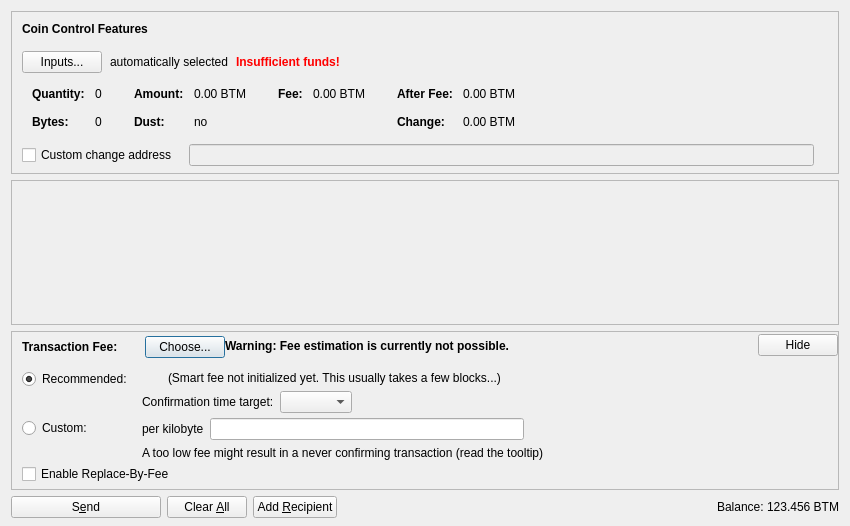
<?xml version="1.0" encoding="UTF-8"?>
<ui version="4.0">
 <class>SendCoinsDialog</class>
 <widget class="QDialog" name="SendCoinsDialog">
  <property name="geometry">
   <rect>
    <x>0</x>
    <y>0</y>
    <width>850</width>
    <height>526</height>
   </rect>
  </property>
  <property name="windowTitle">
   <string>Send Coins</string>
  </property>
  <layout class="QVBoxLayout" name="verticalLayout" stretch="0,1,0,0">
   <property name="bottomMargin">
    <number>8</number>
   </property>
   <item>
    <widget class="QFrame" name="frameCoinControl">
     <property name="sizePolicy">
      <sizepolicy hsizetype="Expanding" vsizetype="Expanding">
       <horstretch>0</horstretch>
       <verstretch>0</verstretch>
      </sizepolicy>
     </property>
     <property name="maximumSize">
      <size>
       <width>16777215</width>
       <height>16777215</height>
      </size>
     </property>
     <property name="frameShape">
      <enum>QFrame::StyledPanel</enum>
     </property>
     <property name="frameShadow">
      <enum>QFrame::Sunken</enum>
     </property>
     <layout class="QVBoxLayout" name="verticalLayoutCoinControl2">
      <property name="spacing">
       <number>0</number>
      </property>
      <property name="leftMargin">
       <number>0</number>
      </property>
      <property name="topMargin">
       <number>0</number>
      </property>
      <property name="rightMargin">
       <number>0</number>
      </property>
      <property name="bottomMargin">
       <number>6</number>
      </property>
      <item>
       <layout class="QVBoxLayout" name="verticalLayoutCoinControl" stretch="0,0,0,0,1">
        <property name="spacing">
         <number>0</number>
        </property>
        <property name="leftMargin">
         <number>10</number>
        </property>
        <property name="topMargin">
         <number>10</number>
        </property>
        <item>
         <layout class="QHBoxLayout" name="horizontalLayoutCoinControl1">
          <property name="bottomMargin">
           <number>15</number>
          </property>
          <item>
           <widget class="QLabel" name="labelCoinControlFeatures">
            <property name="sizePolicy">
             <sizepolicy hsizetype="Preferred" vsizetype="Maximum">
              <horstretch>0</horstretch>
              <verstretch>0</verstretch>
             </sizepolicy>
            </property>
            <property name="font">
             <font>
              <weight>75</weight>
              <bold>true</bold>
             </font>
            </property>
            <property name="styleSheet">
             <string notr="true">font-weight:bold;</string>
            </property>
            <property name="text">
             <string>Coin Control Features</string>
            </property>
           </widget>
          </item>
         </layout>
        </item>
        <item>
         <layout class="QHBoxLayout" name="horizontalLayoutCoinControl2" stretch="0,0,0,0">
          <property name="spacing">
           <number>8</number>
          </property>
          <property name="bottomMargin">
           <number>10</number>
          </property>
          <item>
           <widget class="QPushButton" name="pushButtonCoinControl">
            <property name="styleSheet">
             <string notr="true"/>
            </property>
            <property name="text">
             <string>Inputs...</string>
            </property>
            <property name="autoDefault">
             <bool>false</bool>
            </property>
           </widget>
          </item>
          <item>
           <widget class="QLabel" name="labelCoinControlAutomaticallySelected">
            <property name="text">
             <string>automatically selected</string>
            </property>
            <property name="margin">
             <number>5</number>
            </property>
           </widget>
          </item>
          <item>
           <widget class="QLabel" name="labelCoinControlInsuffFunds">
            <property name="font">
             <font>
              <weight>75</weight>
              <bold>true</bold>
             </font>
            </property>
            <property name="styleSheet">
             <string notr="true">color:red;font-weight:bold;</string>
            </property>
            <property name="text">
             <string>Insufficient funds!</string>
            </property>
            <property name="margin">
             <number>5</number>
            </property>
           </widget>
          </item>
          <item>
           <spacer name="horizontalSpacerCoinControl">
            <property name="orientation">
             <enum>Qt::Horizontal</enum>
            </property>
            <property name="sizeHint" stdset="0">
             <size>
              <width>40</width>
              <height>1</height>
             </size>
            </property>
           </spacer>
          </item>
         </layout>
        </item>
        <item>
         <widget class="QWidget" name="widgetCoinControl" native="true">
          <property name="sizePolicy">
           <sizepolicy hsizetype="Preferred" vsizetype="Preferred">
            <horstretch>0</horstretch>
            <verstretch>0</verstretch>
           </sizepolicy>
          </property>
          <property name="minimumSize">
           <size>
            <width>0</width>
            <height>0</height>
           </size>
          </property>
          <property name="styleSheet">
           <string notr="true"/>
          </property>
          <layout class="QHBoxLayout" name="horizontalLayoutCoinControl5">
           <property name="leftMargin">
            <number>0</number>
           </property>
           <property name="topMargin">
            <number>0</number>
           </property>
           <property name="rightMargin">
            <number>0</number>
           </property>
           <property name="bottomMargin">
            <number>0</number>
           </property>
           <item>
            <layout class="QHBoxLayout" name="horizontalLayoutCoinControl3" stretch="0,0,0,1">
             <property name="spacing">
              <number>20</number>
             </property>
             <property name="topMargin">
              <number>0</number>
             </property>
             <property name="bottomMargin">
              <number>10</number>
             </property>
             <item>
              <layout class="QFormLayout" name="formLayoutCoinControl1">
               <property name="horizontalSpacing">
                <number>10</number>
               </property>
               <property name="verticalSpacing">
                <number>14</number>
               </property>
               <property name="leftMargin">
                <number>10</number>
               </property>
               <property name="topMargin">
                <number>4</number>
               </property>
               <property name="rightMargin">
                <number>6</number>
               </property>
               <item row="0" column="0">
                <widget class="QLabel" name="labelCoinControlQuantityText">
                 <property name="font">
                  <font>
                   <weight>75</weight>
                   <bold>true</bold>
                  </font>
                 </property>
                 <property name="text">
                  <string>Quantity:</string>
                 </property>
                 <property name="margin">
                  <number>0</number>
                 </property>
                </widget>
               </item>
               <item row="0" column="1">
                <widget class="QLabel" name="labelCoinControlQuantity">
                 <property name="cursor">
                  <cursorShape>IBeamCursor</cursorShape>
                 </property>
                 <property name="contextMenuPolicy">
                  <enum>Qt::ActionsContextMenu</enum>
                 </property>
                 <property name="text">
                  <string notr="true">0</string>
                 </property>
                 <property name="margin">
                  <number>0</number>
                 </property>
                 <property name="textInteractionFlags">
                  <set>Qt::LinksAccessibleByMouse|Qt::TextSelectableByKeyboard|Qt::TextSelectableByMouse</set>
                 </property>
                </widget>
               </item>
               <item row="1" column="0">
                <widget class="QLabel" name="labelCoinControlBytesText">
                 <property name="font">
                  <font>
                   <weight>75</weight>
                   <bold>true</bold>
                  </font>
                 </property>
                 <property name="text">
                  <string>Bytes:</string>
                 </property>
                </widget>
               </item>
               <item row="1" column="1">
                <widget class="QLabel" name="labelCoinControlBytes">
                 <property name="cursor">
                  <cursorShape>IBeamCursor</cursorShape>
                 </property>
                 <property name="contextMenuPolicy">
                  <enum>Qt::ActionsContextMenu</enum>
                 </property>
                 <property name="text">
                  <string notr="true">0</string>
                 </property>
                 <property name="textInteractionFlags">
                  <set>Qt::LinksAccessibleByMouse|Qt::TextSelectableByKeyboard|Qt::TextSelectableByMouse</set>
                 </property>
                </widget>
               </item>
              </layout>
             </item>
             <item>
              <layout class="QFormLayout" name="formLayoutCoinControl2">
               <property name="horizontalSpacing">
                <number>10</number>
               </property>
               <property name="verticalSpacing">
                <number>14</number>
               </property>
               <property name="leftMargin">
                <number>6</number>
               </property>
               <property name="topMargin">
                <number>4</number>
               </property>
               <property name="rightMargin">
                <number>6</number>
               </property>
               <item row="0" column="0">
                <widget class="QLabel" name="labelCoinControlAmountText">
                 <property name="font">
                  <font>
                   <weight>75</weight>
                   <bold>true</bold>
                  </font>
                 </property>
                 <property name="text">
                  <string>Amount:</string>
                 </property>
                 <property name="margin">
                  <number>0</number>
                 </property>
                </widget>
               </item>
               <item row="0" column="1">
                <widget class="QLabel" name="labelCoinControlAmount">
                 <property name="cursor">
                  <cursorShape>IBeamCursor</cursorShape>
                 </property>
                 <property name="contextMenuPolicy">
                  <enum>Qt::ActionsContextMenu</enum>
                 </property>
                 <property name="text">
                  <string notr="true">0.00 BTM</string>
                 </property>
                 <property name="textInteractionFlags">
                  <set>Qt::LinksAccessibleByMouse|Qt::TextSelectableByKeyboard|Qt::TextSelectableByMouse</set>
                 </property>
                </widget>
               </item>
               <item row="1" column="0">
                <widget class="QLabel" name="labelCoinControlLowOutputText">
                 <property name="font">
                  <font>
                   <weight>75</weight>
                   <bold>true</bold>
                  </font>
                 </property>
                 <property name="text">
                  <string>Dust:</string>
                 </property>
                </widget>
               </item>
               <item row="1" column="1">
                <widget class="QLabel" name="labelCoinControlLowOutput">
                 <property name="cursor">
                  <cursorShape>IBeamCursor</cursorShape>
                 </property>
                 <property name="contextMenuPolicy">
                  <enum>Qt::ActionsContextMenu</enum>
                 </property>
                 <property name="text">
                  <string notr="true">no</string>
                 </property>
                 <property name="textInteractionFlags">
                  <set>Qt::LinksAccessibleByMouse|Qt::TextSelectableByKeyboard|Qt::TextSelectableByMouse</set>
                 </property>
                </widget>
               </item>
              </layout>
             </item>
             <item>
              <layout class="QFormLayout" name="formLayoutCoinControl3">
               <property name="horizontalSpacing">
                <number>10</number>
               </property>
               <property name="verticalSpacing">
                <number>14</number>
               </property>
               <property name="leftMargin">
                <number>6</number>
               </property>
               <property name="topMargin">
                <number>4</number>
               </property>
               <property name="rightMargin">
                <number>6</number>
               </property>
               <item row="0" column="0">
                <widget class="QLabel" name="labelCoinControlFeeText">
                 <property name="font">
                  <font>
                   <weight>75</weight>
                   <bold>true</bold>
                  </font>
                 </property>
                 <property name="text">
                  <string>Fee:</string>
                 </property>
                 <property name="margin">
                  <number>0</number>
                 </property>
                </widget>
               </item>
               <item row="0" column="1">
                <widget class="QLabel" name="labelCoinControlFee">
                 <property name="cursor">
                  <cursorShape>IBeamCursor</cursorShape>
                 </property>
                 <property name="contextMenuPolicy">
                  <enum>Qt::ActionsContextMenu</enum>
                 </property>
                 <property name="text">
                  <string notr="true">0.00 BTM</string>
                 </property>
                 <property name="textInteractionFlags">
                  <set>Qt::LinksAccessibleByMouse|Qt::TextSelectableByKeyboard|Qt::TextSelectableByMouse</set>
                 </property>
                </widget>
               </item>
              </layout>
             </item>
             <item>
              <layout class="QFormLayout" name="formLayoutCoinControl4">
               <property name="horizontalSpacing">
                <number>10</number>
               </property>
               <property name="verticalSpacing">
                <number>14</number>
               </property>
               <property name="leftMargin">
                <number>6</number>
               </property>
               <property name="topMargin">
                <number>4</number>
               </property>
               <property name="rightMargin">
                <number>6</number>
               </property>
               <item row="0" column="0">
                <widget class="QLabel" name="labelCoinControlAfterFeeText">
                 <property name="font">
                  <font>
                   <weight>75</weight>
                   <bold>true</bold>
                  </font>
                 </property>
                 <property name="text">
                  <string>After Fee:</string>
                 </property>
                 <property name="margin">
                  <number>0</number>
                 </property>
                </widget>
               </item>
               <item row="0" column="1">
                <widget class="QLabel" name="labelCoinControlAfterFee">
                 <property name="cursor">
                  <cursorShape>IBeamCursor</cursorShape>
                 </property>
                 <property name="contextMenuPolicy">
                  <enum>Qt::ActionsContextMenu</enum>
                 </property>
                 <property name="text">
                  <string notr="true">0.00 BTM</string>
                 </property>
                 <property name="textInteractionFlags">
                  <set>Qt::LinksAccessibleByMouse|Qt::TextSelectableByKeyboard|Qt::TextSelectableByMouse</set>
                 </property>
                </widget>
               </item>
               <item row="1" column="0">
                <widget class="QLabel" name="labelCoinControlChangeText">
                 <property name="font">
                  <font>
                   <weight>75</weight>
                   <bold>true</bold>
                  </font>
                 </property>
                 <property name="text">
                  <string>Change:</string>
                 </property>
                </widget>
               </item>
               <item row="1" column="1">
                <widget class="QLabel" name="labelCoinControlChange">
                 <property name="cursor">
                  <cursorShape>IBeamCursor</cursorShape>
                 </property>
                 <property name="contextMenuPolicy">
                  <enum>Qt::ActionsContextMenu</enum>
                 </property>
                 <property name="text">
                  <string notr="true">0.00 BTM</string>
                 </property>
                 <property name="textInteractionFlags">
                  <set>Qt::LinksAccessibleByMouse|Qt::TextSelectableByKeyboard|Qt::TextSelectableByMouse</set>
                 </property>
                </widget>
               </item>
              </layout>
             </item>
            </layout>
           </item>
          </layout>
         </widget>
        </item>
        <item>
         <layout class="QHBoxLayout" name="horizontalLayoutCoinControl4" stretch="0,0,0">
          <property name="spacing">
           <number>12</number>
          </property>
          <property name="sizeConstraint">
           <enum>QLayout::SetDefaultConstraint</enum>
          </property>
          <property name="topMargin">
           <number>5</number>
          </property>
          <property name="rightMargin">
           <number>5</number>
          </property>
          <item>
           <widget class="QCheckBox" name="checkBoxCoinControlChange">
            <property name="toolTip">
             <string>If this is activated, but the change address is empty or invalid, change will be sent to a newly generated address.</string>
            </property>
            <property name="text">
             <string>Custom change address</string>
            </property>
           </widget>
          </item>
          <item>
           <widget class="QValidatedLineEdit" name="lineEditCoinControlChange">
            <property name="enabled">
             <bool>false</bool>
            </property>
            <property name="sizePolicy">
             <sizepolicy hsizetype="Expanding" vsizetype="Fixed">
              <horstretch>0</horstretch>
              <verstretch>0</verstretch>
             </sizepolicy>
            </property>
           </widget>
          </item>
          <item>
           <widget class="QLabel" name="labelCoinControlChangeLabel">
            <property name="sizePolicy">
             <sizepolicy hsizetype="Preferred" vsizetype="Expanding">
              <horstretch>0</horstretch>
              <verstretch>0</verstretch>
             </sizepolicy>
            </property>
            <property name="minimumSize">
             <size>
              <width>0</width>
              <height>0</height>
             </size>
            </property>
            <property name="text">
             <string/>
            </property>
            <property name="margin">
             <number>3</number>
            </property>
           </widget>
          </item>
         </layout>
        </item>
        <item>
         <spacer name="verticalSpacerCoinControl">
          <property name="orientation">
           <enum>Qt::Vertical</enum>
          </property>
          <property name="sizeHint" stdset="0">
           <size>
            <width>800</width>
            <height>1</height>
           </size>
          </property>
         </spacer>
        </item>
       </layout>
      </item>
     </layout>
    </widget>
   </item>
   <item>
    <widget class="QScrollArea" name="scrollArea">
     <property name="widgetResizable">
      <bool>true</bool>
     </property>
     <widget class="QWidget" name="scrollAreaWidgetContents">
      <property name="geometry">
       <rect>
        <x>0</x>
        <y>0</y>
        <width>830</width>
        <height>104</height>
       </rect>
      </property>
      <layout class="QVBoxLayout" name="verticalLayout_2" stretch="0,1">
       <property name="leftMargin">
        <number>0</number>
       </property>
       <property name="topMargin">
        <number>0</number>
       </property>
       <property name="rightMargin">
        <number>0</number>
       </property>
       <property name="bottomMargin">
        <number>0</number>
       </property>
       <item>
        <layout class="QVBoxLayout" name="entries">
         <property name="spacing">
          <number>6</number>
         </property>
        </layout>
       </item>
       <item>
        <spacer name="verticalSpacer">
         <property name="orientation">
          <enum>Qt::Vertical</enum>
         </property>
         <property name="sizeHint" stdset="0">
          <size>
           <width>20</width>
           <height>40</height>
          </size>
         </property>
        </spacer>
       </item>
      </layout>
     </widget>
    </widget>
   </item>
   <item>
    <widget class="QFrame" name="frameFee">
     <property name="sizePolicy">
      <sizepolicy hsizetype="Expanding" vsizetype="Expanding">
       <horstretch>0</horstretch>
       <verstretch>0</verstretch>
      </sizepolicy>
     </property>
     <property name="maximumSize">
      <size>
       <width>16777215</width>
       <height>16777215</height>
      </size>
     </property>
     <property name="frameShape">
      <enum>QFrame::StyledPanel</enum>
     </property>
     <property name="frameShadow">
      <enum>QFrame::Sunken</enum>
     </property>
     <layout class="QVBoxLayout" name="verticalLayoutFee1">
      <property name="spacing">
       <number>0</number>
      </property>
      <property name="leftMargin">
       <number>0</number>
      </property>
      <property name="topMargin">
       <number>0</number>
      </property>
      <property name="rightMargin">
       <number>0</number>
      </property>
      <property name="bottomMargin">
       <number>0</number>
      </property>
      <item>
       <layout class="QVBoxLayout" name="verticalLayoutFee2" stretch="0,0,0">
        <property name="spacing">
         <number>0</number>
        </property>
        <property name="leftMargin">
         <number>10</number>
        </property>
        <property name="topMargin">
         <number>0</number>
        </property>
        <item>
         <layout class="QHBoxLayout" name="horizontalLayoutFee1">
          <property name="bottomMargin">
           <number>0</number>
          </property>
          <item>
           <layout class="QVBoxLayout" name="verticalLayoutFee7">
            <property name="spacing">
             <number>0</number>
            </property>
            <item>
             <spacer name="verticalSpacerSmartFee">
              <property name="orientation">
               <enum>Qt::Vertical</enum>
              </property>
              <property name="sizeType">
               <enum>QSizePolicy::Fixed</enum>
              </property>
              <property name="sizeHint" stdset="0">
               <size>
                <width>1</width>
                <height>4</height>
               </size>
              </property>
             </spacer>
            </item>
            <item>
             <layout class="QHBoxLayout" name="horizontalLayoutSmartFee">
              <property name="spacing">
               <number>10</number>
              </property>
              <item>
               <widget class="QLabel" name="labelFeeHeadline">
                <property name="sizePolicy">
                 <sizepolicy hsizetype="Preferred" vsizetype="Maximum">
                  <horstretch>0</horstretch>
                  <verstretch>0</verstretch>
                 </sizepolicy>
                </property>
                <property name="font">
                 <font>
                  <weight>75</weight>
                  <bold>true</bold>
                 </font>
                </property>
                <property name="styleSheet">
                 <string notr="true">font-weight:bold;</string>
                </property>
                <property name="text">
                 <string>Transaction Fee:</string>
                </property>
               </widget>
              </item>
              <item>
               <widget class="QLabel" name="labelFeeMinimized">
                <property name="text">
                 <string/>
                </property>
               </widget>
              </item>
              <item>
               <widget class="QPushButton" name="buttonChooseFee">
                <property name="text">
                 <string>Choose...</string>
                </property>
               </widget>
              </item>
             </layout>
            </item>
            <item>
             <spacer name="verticalSpacer_5">
              <property name="orientation">
               <enum>Qt::Vertical</enum>
              </property>
              <property name="sizeHint" stdset="0">
               <size>
                <width>1</width>
                <height>1</height>
               </size>
              </property>
             </spacer>
            </item>
           </layout>
          </item>
          <item>
           <widget class="QLabel" name="fallbackFeeWarningLabel">
            <property name="toolTip">
             <string>Using the fallbackfee can result in sending a transaction that will take several hours or days (or never) to confirm. Consider choosing your fee manually or wait until you have validated the complete chain.</string>
            </property>
            <property name="font">
            <font>
                <weight>75</weight>
                <bold>true</bold>
            </font>
            </property>
            <property name="text">
             <string>Warning: Fee estimation is currently not possible.</string>
            </property>
            <property name="wordWrap">
             <bool>false</bool>
            </property>
           </widget>
          </item>
          <item>
           <spacer name="horizontalSpacer_4">
            <property name="orientation">
             <enum>Qt::Horizontal</enum>
            </property>
            <property name="sizeType">
             <enum>QSizePolicy::MinimumExpanding</enum>
            </property>
            <property name="sizeHint" stdset="0">
             <size>
              <width>40</width>
              <height>20</height>
             </size>
            </property>
           </spacer>
          </item>
          <item>
           <widget class="QPushButton" name="buttonMinimizeFee">
            <property name="toolTip">
             <string>collapse fee-settings</string>
            </property>
            <property name="text">
             <string>Hide</string>
            </property>
           </widget>
          </item>
         </layout>
        </item>
        <item>
         <widget class="QFrame" name="frameFeeSelection">
          <layout class="QVBoxLayout" name="verticalLayoutFee12">
           <property name="spacing">
            <number>0</number>
           </property>
           <property name="leftMargin">
            <number>0</number>
           </property>
           <property name="topMargin">
            <number>0</number>
           </property>
           <property name="rightMargin">
            <number>0</number>
           </property>
           <property name="bottomMargin">
            <number>0</number>
           </property>
           <item>
            <layout class="QGridLayout" name="gridLayoutFee">
             <property name="topMargin">
              <number>10</number>
             </property>
             <property name="bottomMargin">
              <number>4</number>
             </property>
             <property name="horizontalSpacing">
              <number>10</number>
             </property>
             <property name="verticalSpacing">
              <number>4</number>
             </property>
             <item row="1" column="1">
              <layout class="QVBoxLayout" name="verticalLayoutFee8">
               <property name="spacing">
                <number>6</number>
               </property>
               <item>
                <layout class="QHBoxLayout" name="horizontalLayoutFee13">
                 <item>
                  <widget class="QLabel" name="labelCustomPerKilobyte">
                   <property name="toolTip">
                    <string>Specify a custom fee per kB (1,000 bytes) of the transaction's virtual size.

Note:  Since the fee is calculated on a per-byte basis, a fee of "100 satoshis per kB" for a transaction size of 500 bytes (half of 1 kB) would ultimately yield a fee of only 50 satoshis.</string>
                   </property>
                   <property name="text">
                    <string>per kilobyte</string>
                   </property>
                  </widget>
                 </item>
                 <item>
                  <widget class="BitcoinAmountField" name="customFee"/>
                 </item>
                 <item>
                  <spacer name="horizontalSpacer_6">
                   <property name="orientation">
                    <enum>Qt::Horizontal</enum>
                   </property>
                   <property name="sizeHint" stdset="0">
                    <size>
                     <width>1</width>
                     <height>1</height>
                    </size>
                   </property>
                  </spacer>
                 </item>
                </layout>
               </item>
               <item>
                <layout class="QHBoxLayout" name="horizontalLayoutFee8">
                 <item>
                  <widget class="QLabel" name="labelCustomFeeWarning">
                   <property name="enabled">
                    <bool>true</bool>
                   </property>
                   <property name="toolTip">
                    <string>When there is less transaction volume than space in the blocks, miners as well as relaying nodes may enforce a minimum fee. Paying only this minimum fee is just fine, but be aware that this can result in a never confirming transaction once there is more demand for bitcoin transactions than the network can process.</string>
                   </property>
                   <property name="text">
                    <string>A too low fee might result in a never confirming transaction (read the tooltip)</string>
                   </property>
                  </widget>
                 </item>
                 <item>
                  <spacer name="horizontalSpacer_2">
                   <property name="orientation">
                    <enum>Qt::Horizontal</enum>
                   </property>
                   <property name="sizeHint" stdset="0">
                    <size>
                     <width>1</width>
                     <height>1</height>
                    </size>
                   </property>
                  </spacer>
                 </item>
                </layout>
               </item>
              </layout>
             </item>
             <item row="0" column="0">
              <layout class="QVBoxLayout" name="verticalLayoutFee4" stretch="0,1">
               <item>
                <widget class="QRadioButton" name="radioSmartFee">
                 <property name="text">
                  <string>Recommended:</string>
                 </property>
                 <property name="checked">
                  <bool>true</bool>
                 </property>
                 <attribute name="buttonGroup">
                  <string notr="true">groupFee</string>
                 </attribute>
                </widget>
               </item>
               <item>
                <spacer name="verticalSpacer_2">
                 <property name="orientation">
                  <enum>Qt::Vertical</enum>
                 </property>
                 <property name="sizeHint" stdset="0">
                  <size>
                   <width>1</width>
                   <height>1</height>
                  </size>
                 </property>
                </spacer>
               </item>
              </layout>
             </item>
             <item row="1" column="0">
              <layout class="QVBoxLayout" name="verticalLayoutFee9" stretch="0,1">
               <item>
                <widget class="QRadioButton" name="radioCustomFee">
                 <property name="text">
                  <string>Custom:</string>
                 </property>
                 <attribute name="buttonGroup">
                  <string notr="true">groupFee</string>
                 </attribute>
                </widget>
               </item>
               <item>
                <spacer name="verticalSpacer_6">
                 <property name="orientation">
                  <enum>Qt::Vertical</enum>
                 </property>
                 <property name="sizeHint" stdset="0">
                  <size>
                   <width>1</width>
                   <height>1</height>
                  </size>
                 </property>
                </spacer>
               </item>
              </layout>
             </item>
             <item row="0" column="1">
              <layout class="QVBoxLayout" name="verticalLayoutFee3" stretch="0,0,1">
               <property name="spacing">
                <number>6</number>
               </property>
               <property name="topMargin">
                <number>2</number>
               </property>
               <item>
                <layout class="QHBoxLayout" name="horizontalLayoutFee12">
                 <item>
                  <widget class="QLabel" name="labelSmartFee">
                   <property name="text">
                    <string/>
                   </property>
                  </widget>
                 </item>
                 <item>
                  <widget class="QLabel" name="labelFeeEstimation">
                   <property name="text">
                    <string/>
                   </property>
                  </widget>
                 </item>
                 <item>
                  <widget class="QLabel" name="labelSmartFee2">
                   <property name="text">
                    <string>(Smart fee not initialized yet. This usually takes a few blocks...)</string>
                   </property>
                  </widget>
                 </item>
                 <item>
                  <spacer name="horizontalSpacer_5">
                   <property name="orientation">
                    <enum>Qt::Horizontal</enum>
                   </property>
                   <property name="sizeHint" stdset="0">
                    <size>
                     <width>1</width>
                     <height>1</height>
                    </size>
                   </property>
                  </spacer>
                 </item>
                </layout>
               </item>
               <item>
                <layout class="QHBoxLayout" name="horizontalLayoutFee9">
                 <item>
                  <layout class="QVBoxLayout" name="verticalLayoutFee6">
                   <item>
                    <widget class="QLabel" name="labelSmartFee3">
                     <property name="text">
                      <string>Confirmation time target:</string>
                     </property>
                    </widget>
                   </item>
                  </layout>
                 </item>
                 <item>
                  <layout class="QVBoxLayout" name="verticalLayoutFee5">
                   <property name="rightMargin">
                    <number>30</number>
                   </property>
                   <item>
                    <layout class="QHBoxLayout" name="horizontalLayoutConfTarget">
                     <property name="bottomMargin">
                      <number>0</number>
                     </property>
                     <item>
                      <widget class="QComboBox" name="confTargetSelector"/>
                     </item>
                     <item>
                      <spacer name="horizontalSpacerConfTarget">
                       <property name="orientation">
                        <enum>Qt::Horizontal</enum>
                       </property>
                       <property name="sizeHint" stdset="0">
                        <size>
                         <width>40</width>
                         <height>20</height>
                        </size>
                       </property>
                      </spacer>
                     </item>
                    </layout>
                   </item>
                  </layout>
                 </item>
                </layout>
               </item>
               <item>
                <spacer name="verticalSpacer_4">
                 <property name="orientation">
                  <enum>Qt::Vertical</enum>
                 </property>
                 <property name="sizeHint" stdset="0">
                  <size>
                   <width>1</width>
                   <height>1</height>
                  </size>
                 </property>
                </spacer>
               </item>
              </layout>
             </item>
            </layout>
           </item>
           <item>
            <widget class="QCheckBox" name="optInRBF">
             <property name="text">
              <string>Enable Replace-By-Fee</string>
             </property>
             <property name="toolTip">
              <string>With Replace-By-Fee (BIP-125) you can increase a transaction's fee after it is sent. Without this, a higher fee may be recommended to compensate for increased transaction delay risk.</string>
             </property>
            </widget>
           </item>
          </layout>
         </widget>
        </item>
        <item>
         <spacer name="verticalSpacerFee">
          <property name="orientation">
           <enum>Qt::Vertical</enum>
          </property>
          <property name="sizeHint" stdset="0">
           <size>
            <width>40</width>
            <height>5</height>
           </size>
          </property>
         </spacer>
        </item>
       </layout>
      </item>
     </layout>
    </widget>
   </item>
   <item>
    <layout class="QHBoxLayout" name="horizontalLayout">
     <item>
      <widget class="QPushButton" name="sendButton">
       <property name="minimumSize">
        <size>
         <width>150</width>
         <height>0</height>
        </size>
       </property>
       <property name="toolTip">
        <string>Confirm the send action</string>
       </property>
       <property name="text">
        <string>S&amp;end</string>
       </property>
       <property name="icon">
        <iconset resource="../bitcoin.qrc">
         <normaloff>:/icons/send</normaloff>:/icons/send</iconset>
       </property>
       <property name="autoDefault">
        <bool>false</bool>
       </property>
       <property name="default">
        <bool>false</bool>
       </property>
      </widget>
     </item>
     <item>
      <widget class="QPushButton" name="clearButton">
       <property name="sizePolicy">
        <sizepolicy hsizetype="Minimum" vsizetype="Fixed">
         <horstretch>0</horstretch>
         <verstretch>0</verstretch>
        </sizepolicy>
       </property>
       <property name="toolTip">
        <string>Clear all fields of the form.</string>
       </property>
       <property name="text">
        <string>Clear &amp;All</string>
       </property>
       <property name="icon">
        <iconset resource="../bitcoin.qrc">
         <normaloff>:/icons/remove</normaloff>:/icons/remove</iconset>
       </property>
       <property name="autoDefault">
        <bool>false</bool>
       </property>
      </widget>
     </item>
     <item>
      <widget class="QPushButton" name="addButton">
       <property name="toolTip">
        <string>Send to multiple recipients at once</string>
       </property>
       <property name="text">
        <string>Add &amp;Recipient</string>
       </property>
       <property name="icon">
        <iconset resource="../bitcoin.qrc">
         <normaloff>:/icons/add</normaloff>:/icons/add</iconset>
       </property>
       <property name="autoDefault">
        <bool>false</bool>
       </property>
      </widget>
     </item>
     <item>
      <spacer name="horizontalSpacer">
       <property name="orientation">
        <enum>Qt::Horizontal</enum>
       </property>
       <property name="sizeHint" stdset="0">
        <size>
         <width>40</width>
         <height>20</height>
        </size>
       </property>
      </spacer>
     </item>
     <item>
      <layout class="QHBoxLayout" name="horizontalLayout_2">
       <property name="spacing">
        <number>3</number>
       </property>
       <item>
        <widget class="QLabel" name="label">
         <property name="sizePolicy">
          <sizepolicy hsizetype="Preferred" vsizetype="Fixed">
           <horstretch>0</horstretch>
           <verstretch>0</verstretch>
          </sizepolicy>
         </property>
         <property name="text">
          <string>Balance:</string>
         </property>
        </widget>
       </item>
       <item>
        <widget class="QLabel" name="labelBalance">
         <property name="sizePolicy">
          <sizepolicy hsizetype="Preferred" vsizetype="Fixed">
           <horstretch>0</horstretch>
           <verstretch>0</verstretch>
          </sizepolicy>
         </property>
         <property name="cursor">
          <cursorShape>IBeamCursor</cursorShape>
         </property>
         <property name="text">
          <string notr="true">123.456 BTM</string>
         </property>
         <property name="textInteractionFlags">
          <set>Qt::LinksAccessibleByMouse|Qt::TextSelectableByKeyboard|Qt::TextSelectableByMouse</set>
         </property>
        </widget>
       </item>
      </layout>
     </item>
    </layout>
   </item>
  </layout>
 </widget>
 <customwidgets>
  <customwidget>
   <class>QValidatedLineEdit</class>
   <extends>QLineEdit</extends>
   <header>qt/qvalidatedlineedit.h</header>
  </customwidget>
  <customwidget>
   <class>BitcoinAmountField</class>
   <extends>QLineEdit</extends>
   <header>qt/bitcoinamountfield.h</header>
   <container>1</container>
  </customwidget>
 </customwidgets>
 <resources>
  <include location="../bitcoin.qrc"/>
 </resources>
 <connections/>
 <buttongroups>
  <buttongroup name="groupFee"/>
 </buttongroups>
</ui>
